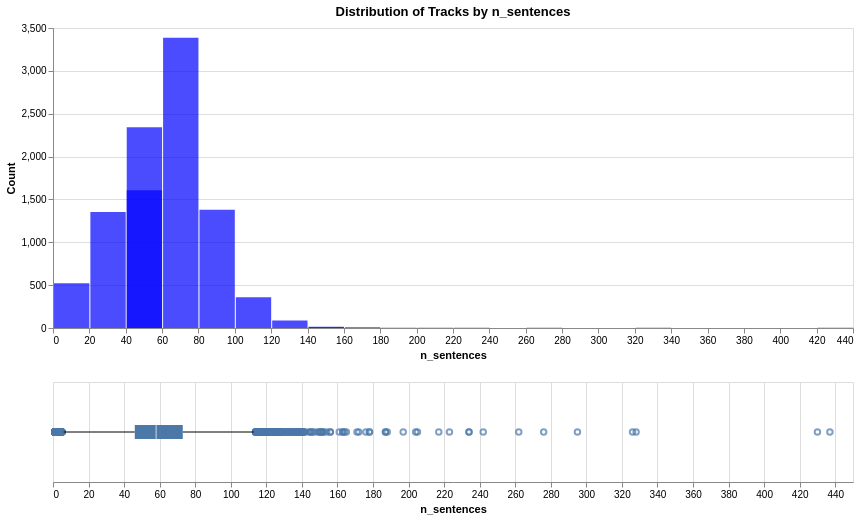

The notebook cell saved with this chart:
### Markdown cell above
## n_sentences

### Code cell
analyze_distribution(df_tracks, 'n_sentences', 'n_sentences', 'blue')

### Figure 1 — Vega specification as saved in the notebook (floating-point values rounded to 4 significant figures; data arrays with more than 128 entries replaced by an {"elided": "..."} marker saying what was removed)
{"$schema": "https://vega.github.io/schema/vega/v5.json", "data": [{"name": "source_0"}, {"name": "data_0", "values": [{"__count": 360, "bin_maxbins_10_n_sentences": 100.0, "bin_maxbins_10_n_sentences_end": 150.0, "bin_maxbins_40_n_sentences": 100.0, "bin_maxbins_40_n_sentences_end": 120.0}, {"__count": 2341, "bin_maxbins_10_n_sentences": 50.0, "bin_maxbins_10_n_sentences_end": 100.0, "bin_maxbins_40_n_sentences": 40.0, "bin_maxbins_40_n_sentences_end": 60.0}, {"__count": 1379, "bin_maxbins_10_n_sentences": 50.0, "bin_maxbins_10_n_sentences_end": 100.0, "bin_maxbins_40_n_sentences": 80.0, "bin_maxbins_40_n_sentences_end": 100.0}, {"__count": 1354, "bin_maxbins_10_n_sentences": 0.0, "bin_maxbins_10_n_sentences_end": 50.0, "bin_maxbins_40_n_sentences": 20.0, "bin_maxbins_40_n_sentences_end": 40.0}, {"__count": 1608, "bin_maxbins_10_n_sentences": 0.0, "bin_maxbins_10_n_sentences_end": 50.0, "bin_maxbins_40_n_sentences": 40.0, "bin_maxbins_40_n_sentences_end": 60.0}, {"__count": 3386, "bin_maxbins_10_n_sentences": 50.0, "bin_maxbins_10_n_sentences_end": 100.0, "bin_maxbins_40_n_sentences": 60.0, "bin_maxbins_40_n_sentences_end": 80.0}, {"__count": 523, "bin_maxbins_10_n_sentences": 0.0, "bin_maxbins_10_n_sentences_end": 50.0, "bin_maxbins_40_n_sentences": 0.0, "bin_maxbins_40_n_sentences_end": 20.0}, {"__count": 88, "bin_maxbins_10_n_sentences": 100.0, "bin_maxbins_10_n_sentences_end": 150.0, "bin_maxbins_40_n_sentences": 120.0, "bin_maxbins_40_n_sentences_end": 140.0}, {"__count": 10, "bin_maxbins_10_n_sentences": 150.0, "bin_maxbins_10_n_sentences_end": 200.0, "bin_maxbins_40_n_sentences": 160.0, "bin_maxbins_40_n_sentences_end": 180.0}, {"__count": 3, "bin_maxbins_10_n_sentences": 200.0, "bin_maxbins_10_n_sentences_end": 250.0, "bin_maxbins_40_n_sentences": 220.0, "bin_maxbins_40_n_sentences_end": 240.0}, {"__count": 14, "bin_maxbins_10_n_sentences": 100.0, "bin_maxbins_10_n_sentences_end": 150.0, "bin_maxbins_40_n_sentences": 140.0, "bin_maxbins_40_n_sentences_end": 160.0}, {"__count": 4, "bin_maxbins_10_n_sentences": 150.0, "bin_maxbins_10_n_sentences_end": 200.0, "bin_maxbins_40_n_sentences": 180.0, "bin_maxbins_40_n_sentences_end": 200.0}, {"__count": 2, "bin_maxbins_10_n_sentences": 250.0, "bin_maxbins_10_n_sentences_end": 300.0, "bin_maxbins_40_n_sentences": 260.0, "bin_maxbins_40_n_sentences_end": 280.0}, {"__count": 3, "bin_maxbins_10_n_sentences": 200.0, "bin_maxbins_10_n_sentences_end": 250.0, "bin_maxbins_40_n_sentences": 200.0, "bin_maxbins_40_n_sentences_end": 220.0}, {"__count": 9, "bin_maxbins_10_n_sentences": 150.0, "bin_maxbins_10_n_sentences_end": 200.0, "bin_maxbins_40_n_sentences": 140.0, "bin_maxbins_40_n_sentences_end": 160.0}, {"__count": 2, "bin_maxbins_10_n_sentences": 400.0, "bin_maxbins_10_n_sentences_end": 450.0, "bin_maxbins_40_n_sentences": 420.0, "bin_maxbins_40_n_sentences_end": 440.0}, {"__count": 2, "bin_maxbins_10_n_sentences": 300.0, "bin_maxbins_10_n_sentences_end": 350.0, "bin_maxbins_40_n_sentences": 320.0, "bin_maxbins_40_n_sentences_end": 340.0}, {"__count": 1, "bin_maxbins_10_n_sentences": 250.0, "bin_maxbins_10_n_sentences_end": 300.0, "bin_maxbins_40_n_sentences": 280.0, "bin_maxbins_40_n_sentences_end": 300.0}, {"__count": 1, "bin_maxbins_10_n_sentences": 200.0, "bin_maxbins_10_n_sentences_end": 250.0, "bin_maxbins_40_n_sentences": 240.0, "bin_maxbins_40_n_sentences_end": 260.0}]}, {"name": "data_1"}, {"name": "data_2", "values": {"elided": "383 records"}}, {"name": "data_3"}, {"name": "data_4", "values": [{"lower_box_n_sentences": 46.0, "lower_whisker_n_sentences": 6.0, "max_n_sentences": 113.0}]}, {"name": "data_5", "values": [{"max_n_sentences": 113.0, "upper_box_n_sentences": 73.0, "upper_whisker_n_sentences": 113.0}]}, {"name": "data_6"}, {"name": "data_7", "values": [{"lower_box_n_sentences": 46.0, "max_n_sentences": 437.0, "upper_box_n_sentences": 73.0}]}, {"name": "data_8", "values": [{"lower_box_n_sentences": 46.0, "max_n_sentences": 437.0, "mid_box_n_sentences": 58.0, "upper_box_n_sentences": 73.0}]}, {"name": "data_0_concat_0_y_domain___count", "values": [{"min": 1, "max": 3386}]}], "signals": [{"name": "concat_0_bin_maxbins_40_n_sentences_bins", "value": {"fields": ["n_sentences"], "fname": "bin_n_sentences", "start": 0.0, "step": 20.0, "stop": 440.0}}, {"name": "concat_0_height", "value": 300}, {"name": "concat_1_height", "value": 100}], "marks": [{"type": "group", "name": "concat_0_group", "encode": {"update": {"width": {"signal": "width"}, "height": {"signal": "concat_0_height"}}}, "marks": [{"type": "rect", "name": "concat_0_marks", "from": {"data": "data_0"}, "encode": {"update": {"x": {"field": "bin_maxbins_40_n_sentences_end", "scale": "concat_0_x", "offset": {"signal": "0.5 + (abs(scale(\"concat_0_x\", datum[\"bin_maxbins_40_n_sentences_end\"]) - scale(\"concat_0_x\", datum[\"bin_maxbins_40_n_sentences\"])) < 0.25 ? 0.5 * (0.25 - (abs(scale(\"concat_0_x\", datum[\"bin_maxbins_40_n_sentences_end\"]) - scale(\"concat_0_x\", datum[\"bin_maxbins_40_n_sentences\"])))) : -0.5)"}}, "y": {"field": "__count", "scale": "concat_0_y"}, "y2": {"value": 0, "scale": "concat_0_y"}, "x2": {"field": "bin_maxbins_40_n_sentences", "scale": "concat_0_x", "offset": {"signal": "0.5 + (abs(scale(\"concat_0_x\", datum[\"bin_maxbins_40_n_sentences_end\"]) - scale(\"concat_0_x\", datum[\"bin_maxbins_40_n_sentences\"])) < 0.25 ? -0.5 * (0.25 - (abs(scale(\"concat_0_x\", datum[\"bin_maxbins_40_n_sentences_end\"]) - scale(\"concat_0_x\", datum[\"bin_maxbins_40_n_sentences\"])))) : 0.5)"}}, "tooltip": {"signal": "{\"n_sentences (binned)\": !isValid(datum[\"bin_maxbins_10_n_sentences\"]) || !isFinite(+datum[\"bin_maxbins_10_n_sentences\"]) ? \"null\" : format(datum[\"bin_maxbins_10_n_sentences\"], \"\") + \" – \" + format(datum[\"bin_maxbins_10_n_sentences_end\"], \"\"), \"Count of Records\": format(datum[\"__count\"], \"\")}"}, "opacity": {"value": 0.7}, "fill": {"value": "blue"}}}, "style": ["bar"]}], "axes": [{"scale": "concat_0_y", "gridScale": "concat_0_x", "grid": true, "tickCount": {"signal": "ceil(concat_0_height/40)"}, "labels": false, "minExtent": 0, "orient": "left", "aria": false, "maxExtent": 0, "domain": false, "ticks": false, "zindex": 0}, {"scale": "concat_0_x", "tickCount": {"signal": "ceil(width/10)"}, "title": "n_sentences", "labelOverlap": true, "grid": false, "labelFlush": true, "orient": "bottom", "zindex": 0}, {"scale": "concat_0_y", "grid": false, "tickCount": {"signal": "ceil(concat_0_height/40)"}, "labelOverlap": true, "orient": "left", "zindex": 0, "title": "Count"}], "title": {"text": "Distribution of Tracks by n_sentences", "frame": "group"}, "style": "cell"}, {"type": "group", "name": "concat_1_group", "encode": {"update": {"height": {"signal": "concat_1_height"}, "width": {"signal": "width"}}}, "signals": [{"name": "height", "update": "concat_1_height"}], "marks": [{"type": "symbol", "name": "concat_1_layer_0_layer_0_marks", "from": {"data": "data_2"}, "encode": {"update": {"fill": {"value": "transparent"}, "x": {"field": "n_sentences", "scale": "concat_1_x"}, "stroke": {"value": "#4c78a8"}, "y": {"signal": "concat_1_height", "mult": 0.5}, "opacity": {"value": 0.7}}}, "style": ["point", "boxplot-outliers"]}, {"type": "rule", "name": "concat_1_layer_0_layer_1_layer_0_marks", "from": {"data": "data_4"}, "encode": {"update": {"tooltip": {"signal": "format(datum[\"max_n_sentences\"], \"\")"}, "x": {"field": "lower_whisker_n_sentences", "scale": "concat_1_x"}, "stroke": {"value": "black"}, "y": {"signal": "concat_1_height", "mult": 0.5}, "x2": {"field": "lower_box_n_sentences", "scale": "concat_1_x"}}}, "aria": false, "style": ["rule", "boxplot-rule"]}, {"type": "rule", "name": "concat_1_layer_0_layer_1_layer_1_marks", "from": {"data": "data_5"}, "encode": {"update": {"x2": {"field": "upper_whisker_n_sentences", "scale": "concat_1_x"}, "tooltip": {"signal": "format(datum[\"max_n_sentences\"], \"\")"}, "x": {"field": "upper_box_n_sentences", "scale": "concat_1_x"}, "stroke": {"value": "black"}, "y": {"signal": "concat_1_height", "mult": 0.5}}}, "aria": false, "style": ["rule", "boxplot-rule"]}, {"type": "rect", "name": "concat_1_layer_1_layer_0_marks", "from": {"data": "data_7"}, "encode": {"update": {"x": {"field": "lower_box_n_sentences", "scale": "concat_1_x"}, "yc": {"signal": "concat_1_height", "mult": 0.5}, "tooltip": {"signal": "format(datum[\"max_n_sentences\"], \"\")"}, "x2": {"field": "upper_box_n_sentences", "scale": "concat_1_x"}, "fill": {"value": "#4c78a8"}, "height": {"value": 14}}}, "style": ["bar", "boxplot-box"]}, {"type": "rect", "name": "concat_1_layer_1_layer_1_marks", "from": {"data": "data_8"}, "encode": {"update": {"height": {"value": 14}, "xc": {"field": "mid_box_n_sentences", "scale": "concat_1_x"}, "opacity": {"value": 0.7}, "yc": {"signal": "concat_1_height", "mult": 0.5}, "width": {"value": 1}, "tooltip": {"signal": "format(datum[\"max_n_sentences\"], \"\")"}, "fill": [{"value": "#4c78a8", "test": "datum['lower_box_n_sentences'] >= datum['upper_box_n_sentences']"}, {"value": "white"}]}}, "style": ["tick", "boxplot-median"], "aria": false}], "axes": [{"scale": "concat_1_x", "labels": false, "zindex": 0, "tickCount": {"signal": "ceil(width/40)"}, "orient": "bottom", "domain": false, "maxExtent": 0, "ticks": false, "grid": true, "aria": false, "minExtent": 0}, {"scale": "concat_1_x", "title": "n_sentences", "labelOverlap": true, "tickCount": {"signal": "ceil(width/40)"}, "labelFlush": true, "grid": false, "zindex": 0, "orient": "bottom"}], "style": "cell"}], "scales": [{"name": "concat_0_x", "type": "linear", "domain": {"signal": "[concat_0_bin_maxbins_40_n_sentences_bins.start, concat_0_bin_maxbins_40_n_sentences_bins.stop]"}, "range": [0, {"signal": "width"}], "bins": {"signal": "concat_0_bin_maxbins_40_n_sentences_bins"}, "zero": false}, {"name": "concat_0_y", "type": "linear", "domain": [{"signal": "(data(\"data_0_concat_0_y_domain___count\")[0] || {}).min"}, {"signal": "(data(\"data_0_concat_0_y_domain___count\")[0] || {}).max"}], "range": [{"signal": "concat_0_height"}, 0], "zero": true, "nice": true}, {"name": "concat_1_x", "type": "linear", "domain": {"fields": [{"data": "data_2", "field": "n_sentences"}, {"data": "data_4", "field": "lower_whisker_n_sentences"}, {"data": "data_4", "field": "lower_box_n_sentences"}, {"data": "data_5", "field": "upper_box_n_sentences"}, {"data": "data_5", "field": "upper_whisker_n_sentences"}, {"data": "data_7", "field": "lower_box_n_sentences"}, {"data": "data_7", "field": "upper_box_n_sentences"}, {"data": "data_8", "field": "mid_box_n_sentences"}]}, "range": [0, {"signal": "width"}], "zero": true, "nice": true}], "layout": {"padding": 20, "columns": 1, "bounds": "full", "align": "each"}, "width": 800, "padding": 5, "background": "white"}
